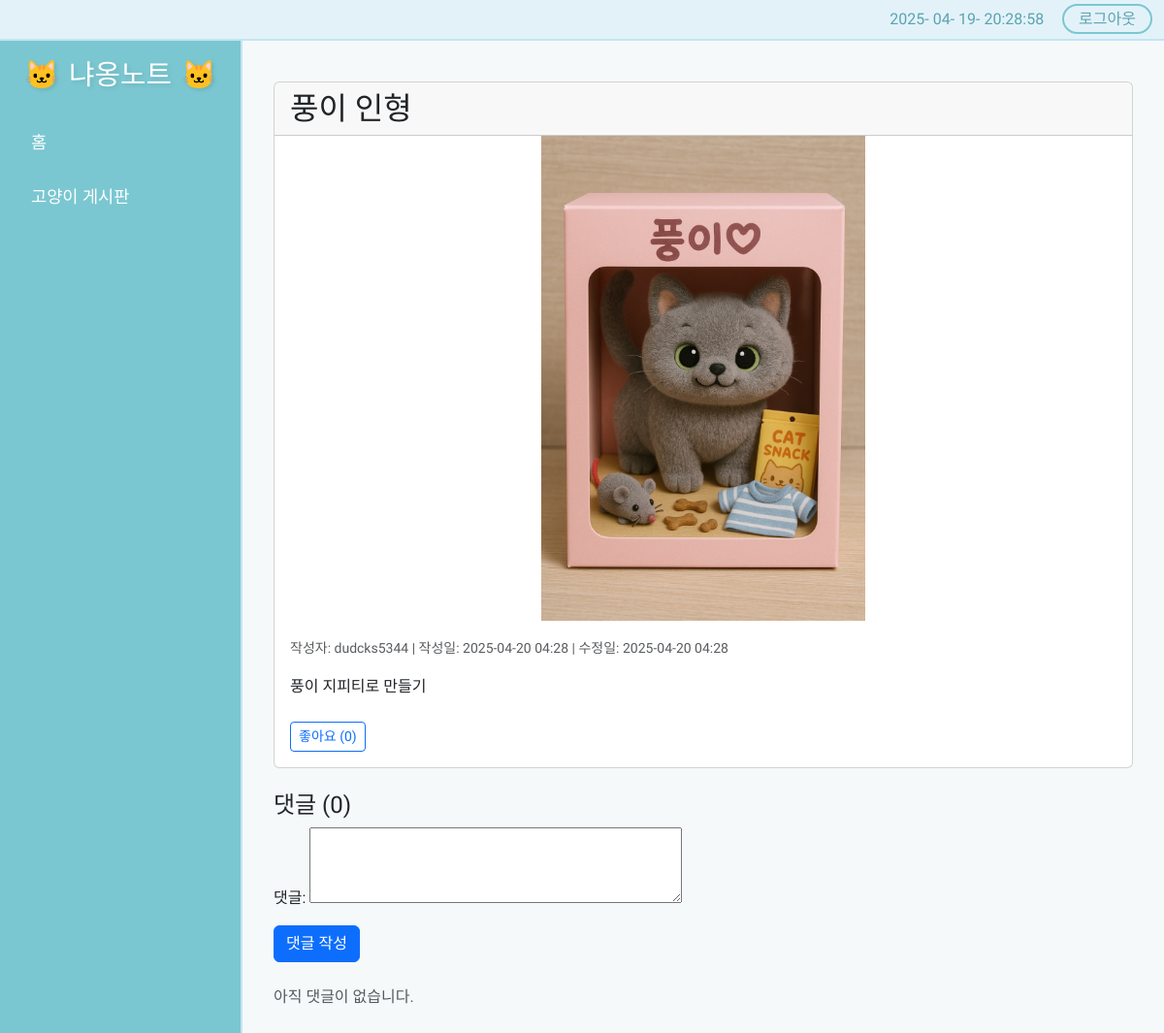
/board/2/ (signed in), run on the app's committed database.
### board_app/models.py (models this page shows, shortened)
class Post(models.Model):
    title = models.CharField(max_length=200, verbose_name='제목')
    content = models.TextField(verbose_name='내용')
    author = models.ForeignKey(User, on_delete=models.CASCADE, related_name='posts', verbose_name='작성자')
    pet = models.ForeignKey(Pet, on_delete=models.CASCADE, related_name='posts', verbose_name='반려동물')
    image = models.ImageField(upload_to='post_images/', verbose_name='이미지')
    created_at = models.DateTimeField(auto_now_add=True, verbose_name='작성일')
    updated_at = models.DateTimeField(auto_now=True, verbose_name='수정일')
    likes = models.ManyToManyField(User, related_name='liked_posts', blank=True, verbose_name='좋아요')
    class Meta:
        ordering = ['-created_at']
        verbose_name = '게시글'
        verbose_name_plural = '게시글들'

### board_app/views.py (the view)
# urls.py: path('<int:post_id>/', views.post_detail, name='detail'),
@login_required
def post_detail(request, post_id):
    post = get_object_or_404(Post, id=post_id)
    comments = post.comments.all()
    comment_form = CommentForm()
    return render(request, 'board_app/post_detail.html', {
        'post': post,
        'comments': comments,
        'comment_form': comment_form
    })

### board_app/forms.py
class CommentForm(forms.ModelForm):
    class Meta:
        model = Comment
        fields = ['content']
        widgets = {
            'content': forms.Textarea(attrs={'rows': 3}),
        }
        labels = {
            'content': '댓글',
        }

### templates/board_app/post_detail.html (shortened to what this page needs)
{% extends 'base.html' %}
{% block content %}
<div class="container mt-4">
    <div class="card">
        <div class="card-header d-flex justify-content-between align-items-center">
            <h2 class="mb-0">{{ post.title }}</h2>
        </div>
        {% if post.image %}
        <img src="{{ post.image.url }}" class="card-img-top" alt="{{ post.title }}" style="max-height: 500px; object-fit: contain;">
        {% endif %}
        <div class="card-body">
            <div class="mb-3">
                <small class="text-muted">
                    작성자: {{ post.author.username }} |
                    작성일: {{ post.created_at|date:"Y-m-d H:i" }}
                    {% if post.updated_at != post.created_at %}
                    | 수정일: {{ post.updated_at|date:"Y-m-d H:i" }}
                    {% endif %}
                </small>
            </div>
            <p class="card-text">{{ post.content|linebreaksbr }}</p>
            <div class="d-flex justify-content-between align-items-center mt-4">
                <div>
                    <form action="{% url 'board_app:like' post.id %}" method="post" class="d-inline">
                        <button type="submit" class="btn btn-outline-primary btn-sm">
                            {% if user in post.likes.all %}
                            좋아요 취소
                            {% else %}
                            좋아요
                            {% endif %}
                            ({{ post.likes.count }})
                        </button>
                    </form>
                </div>
            </div>
        </div>
    </div>
    <div class="mt-4">
        <h4>댓글 ({{ post.comments.count }})</h4>
        {% if user.is_authenticated %}
        <form action="{% url 'board_app:comment_create' post.id %}" method="post" class="mb-4">
            {{ comment_form.as_p }}
            <button type="submit" class="btn btn-primary">댓글 작성</button>
        </form>
        {% else %}
        <p class="text-muted">댓글을 작성하려면 <a href="{% url 'login' %}">로그인</a>이 필요합니다.</p>
        {% endif %}
        {% for comment in post.comments.all %}
        <div class="card mb-2">
            <div class="card-body">
                <div class="d-flex justify-content-between">
                    <h6 class="card-subtitle mb-2 text-muted">{{ comment.author.username }}</h6>
                    <small class="text-muted">{{ comment.created_at|date:"Y-m-d H:i" }}</small>
                </div>
                <p class="card-text">{{ comment.content }}</p>
                {% if user == comment.author %}
                <div class="text-end">
                    <form action="{% url 'board_app:comment_delete' post.id comment.id %}" method="post" class="d-inline">
                        {% csrf_token %}
                        <button type="submit" class="btn btn-outline-danger btn-sm" onclick="return confirm('댓글을 삭제하시겠습니까?')">삭제</button>
                    </form>
                </div>
                {% endif %}
            </div>
        </div>
        {% empty %}
        <p class="text-muted">아직 댓글이 없습니다.</p>
        {% endfor %}
    </div>
</div>
{% endblock %}

### templates/base.html (style rules this page uses)
body { font-family: 'Jua', sans-serif; background-color: #f5f9fa; }

### data on the page
Post: title "풍이 인형", image (picture), author.username "dudcks5344", created_at "2025-04-20 04:28", updated_at "2025-04-20 04:28", content "풍이 지피티로 만들기", likes.count "0", comments.count "0"
